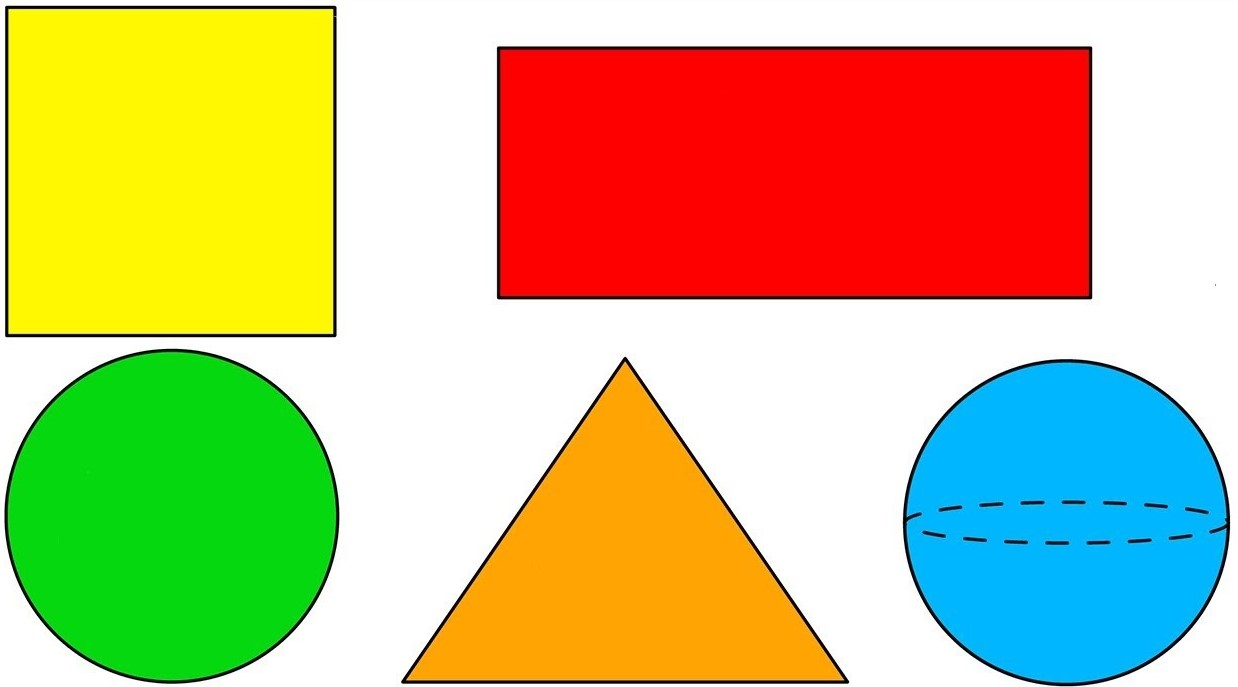
#> input picture OpenCV/Resources/Shapes.jpg, 1238 x 687 px, found by its file name
$ python Part8_CountoursShape_Detection.py
#> lines starting #> are read from the running program, lines starting #| are printed output that depends on the picture; after the words box and inside, x2 and y2 are one past the last pixel; in counts of white or black regions, pixels touching at a corner belong together
import cv2
import numpy as np


def getCountours(img):
    contours,hierarchy = cv2.findContours(img, cv2.RETR_EXTERNAL, cv2.CHAIN_APPROX_NONE) # Retrieves the extreme outer contours
    for cnt in contours:
        area = cv2.contourArea(cnt)
        print(area)
        if area > 100:
            cv2.drawContours(imgContour, cnt, -1, (255,0,0), 3)
            perimetre = cv2.arcLength(cnt, True)
            #print(perimetre)
            approx = cv2.approxPolyDP(cnt, 0.02*perimetre, True)
            print(len(approx))
            objCorneres = len(approx)
            x,y,w,h = cv2.boundingRect(approx)

            if objCorneres == 3: objectType = "Triangle"
            elif objCorneres == 4:
                aspectRatio = w/float(h)
                if aspectRatio > 0.95 and aspectRatio < 1.05: objectType = "Square"
                else: objectType = "Rectangle"
            elif objCorneres > 4: objectType = "Circle"
            else: objectType = "NONE"

            cv2.rectangle(imgContour,(x,y), (x+w, y+h), (0,255,0), 2) # Create rectangle around each object
            cv2.putText(imgContour,objectType,
                                (x+(w//2)- 10, y+(h//2)-10),cv2.FONT_HERSHEY_COMPLEX, 0.5, (0,0,0),2)


path = 'Assets/Shapes.jpg'
img = cv2.imread(path)
#> img is the input picture: shape (687, 1238, 3); mean B, G, R 129.3, 186.1, 199.9
img = cv2.resize(img, (0,0), fx=0.5,fy=0.5)
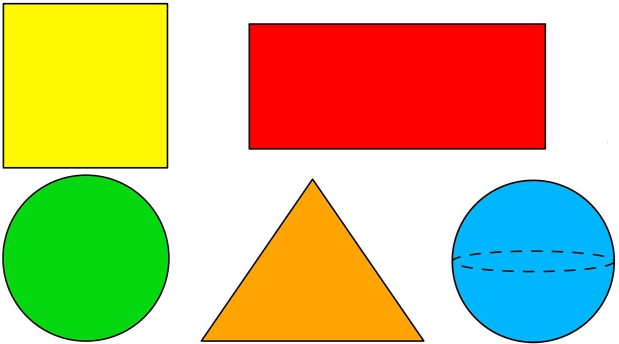
#> img: shape (344, 619, 3); mean B, G, R 129.5, 186.2, 200
imgContour = img.copy()

imgGray = cv2.cvtColor(img, cv2.COLOR_BGR2GRAY)
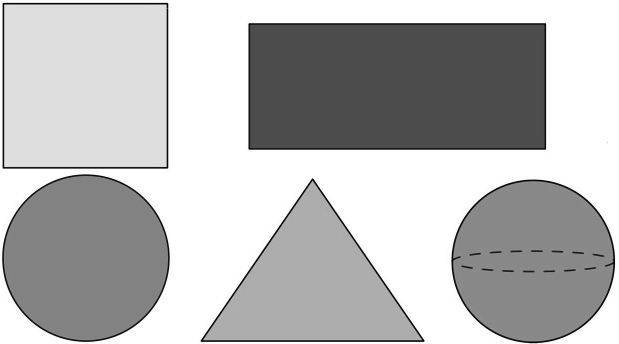
#> imgGray: shape (344, 619); min 2, max 255, mean 183.9
imgBlur = cv2.GaussianBlur(imgGray,(7,7),1)
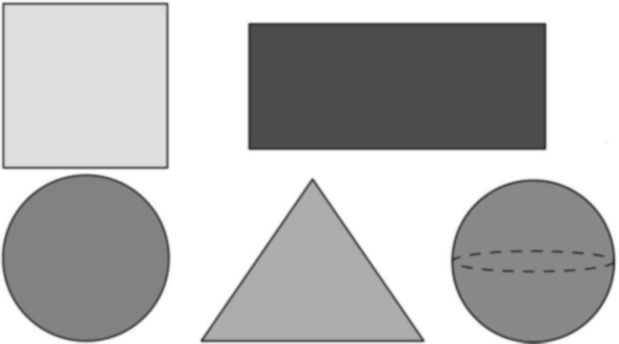
#> imgBlur: shape (344, 619); min 48, max 255, mean 183.9
imgCanny = cv2.Canny(imgBlur,150,100)
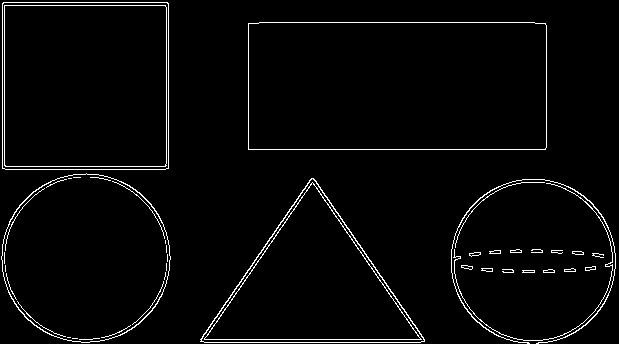
#> imgCanny: shape (344, 619); 2.9% white in thin lines or dots

getCountours(imgCanny)
#> in getCountours, `contours,hierarchy = cv2.findContours(img, cv2.RETR_EXTERNAL, cv2.CHAI..`: contours = 21 contours, 5 with area under 20; largest, box (x1, y1, x2, y2) and area: (248, 22, 547, 150) 37821, (2, 2, 169, 170) 27716, (1, 173, 171, 343) 22270, (200, 178, 425, 343) 18926, (451, 179, 616, 344) 140
#> the loop in getCountours, `for cnt in contours:` made 21 passes
#> (area, perimetre, approx, objCorneres, x, y, w, h) on passes 20 to 21: (37821, 847.7, [[248, 23], [248, 149], [546, 147], [545, 23]], 4, 248, 23, 299, 127), (27716, 663.7, [[3, 2], [2, 168], [168, 168], [168, 3]], 4, 2, 2, 167, 167)
#> (area, perimetre, approx, objCorneres, x, y, w, h) on pass 18: (18926, 645.6, [[200, 339], [424, 341], [313, 178]], 3, 200, 178, 225, 164)
#| 23.0
#| 27.0
#| 3.0
#| 25.0
#| 27.5
#| 28.0
#| 29.0
#| 2.5
#> (further printed lines are left out)
#> after the loop in getCountours, `for cnt in contours:`:
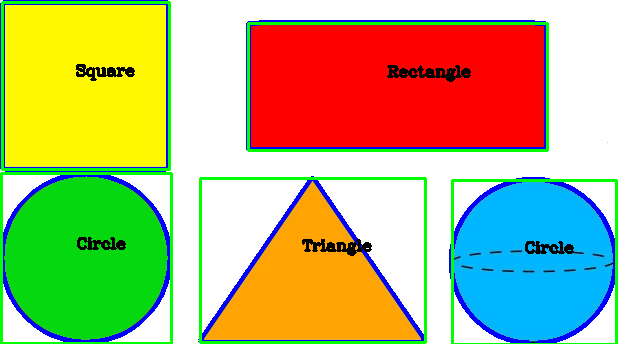
#> imgContour: shape (344, 619, 3); 10.18% of pixels changed, all inside (x1, y1, x2, y2) = (0, 0, 618, 344)

cv2.imshow("Original", img)
cv2.imshow("Gray", imgGray)
cv2.imshow("Blur", imgBlur)
cv2.imshow("Canny", imgCanny)
cv2.imshow("Contours", imgContour)

cv2.waitKey(0)
